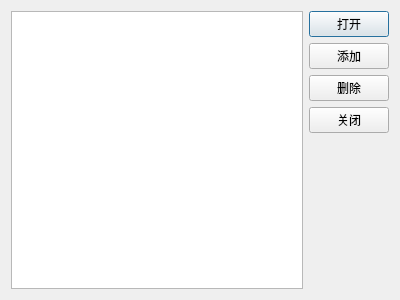
<?xml version="1.0" encoding="UTF-8"?>
<ui version="4.0">
 <class>FavDialog</class>
 <widget class="QDialog" name="FavDialog">
  <property name="geometry">
   <rect>
    <x>0</x>
    <y>0</y>
    <width>400</width>
    <height>300</height>
   </rect>
  </property>
  <property name="windowTitle">
   <string>Dialog</string>
  </property>
  <layout class="QHBoxLayout" name="horizontalLayout">
   <item>
    <widget class="QListWidget" name="listWidget"/>
   </item>
   <item>
    <layout class="QVBoxLayout" name="verticalLayout">
     <item>
      <widget class="QPushButton" name="bt_open">
       <property name="text">
        <string>打开</string>
       </property>
      </widget>
     </item>
     <item>
      <widget class="QPushButton" name="bt_add">
       <property name="text">
        <string>添加</string>
       </property>
      </widget>
     </item>
     <item>
      <widget class="QPushButton" name="bt_delete">
       <property name="text">
        <string>删除</string>
       </property>
      </widget>
     </item>
     <item>
      <widget class="QPushButton" name="bt_close">
       <property name="text">
        <string>关闭</string>
       </property>
      </widget>
     </item>
     <item>
      <spacer name="verticalSpacer">
       <property name="orientation">
        <enum>Qt::Orientation::Vertical</enum>
       </property>
       <property name="sizeHint" stdset="0">
        <size>
         <width>20</width>
         <height>40</height>
        </size>
       </property>
      </spacer>
     </item>
    </layout>
   </item>
  </layout>
 </widget>
 <resources/>
 <connections/>
</ui>
